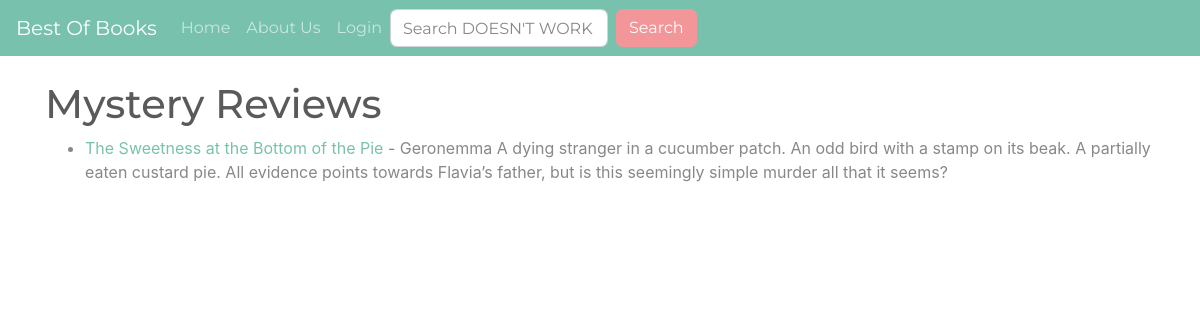
The page /genre/mystery on the database its author committed.
### mainapp/models.py (models this page shows, shortened)
class Post(models.Model):
	title = models.CharField(max_length=255)
	slug = models.SlugField(max_length=255, null=False, unique=True)
	reviewer = models.ForeignKey(User, on_delete=models.CASCADE)
	author = models.CharField(max_length=255)
	pub_date = models.DateField()
	genre = models.CharField(max_length=255)
	should_know = models.CharField(max_length=500)
	snippit = models.CharField(max_length=255)
	body = models.TextField()

### mainapp/views.py (the view)
# urls.py: path('genre/<str:genres>', GenreView, name="genre"),
def GenreView(request, genres):
	genre_posts = Post.objects.filter(genre=genres)
	return render(request, 'genres.html', {"genres":genres.title(), 'genre_posts':genre_posts})

### mainapp/templates/genres.html (shortened to what this page needs)
{% extends 'base.html' %}
{% block content %}
{% if genre_posts %}
<h1>{{ genres }} Reviews</h1>
<ul>
{% for post in genre_posts %}
	<li><a href="{% url 'article-detail' post.slug  %}">{{ post.title }}</a> - {{ post.reviewer }}
	{{ post.snippit}}</li>
{% endfor %}
</ul>
{% else %}
<h2>Sorry this page does not exist...</h2>
{% endif%}
{% endblock %}

### rows shown on the page
Post: genre "Mystery", title "The Sweetness at the Bottom of the Pie", reviewer "Geronemma", snippit "A dying stranger in a cucumber patch. An odd bird with a stamp on its beak. A partially eaten custard pie. All evidence points towards Flavia’s father, but is this seemingly simple murder all that it seems?"
